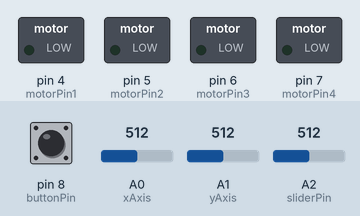
The sketch below on a simulated Arduino Uno, built with avr-gcc and run on an emulated ATmega328P. Shown: switched loads named in the sketch (green lamp = pin HIGH). Dashed ring = blinking. The test bench sets the inputs (shaded band); at power-on: pin 8 (buttonPin) HIGH, A0 (xAxis) = 512, A1 (yAxis) = 512, A2 (sliderPin) = 512. What the sketch prints to the serial monitor is not drawn.

Above: at 1.2 s.
1.3 s: pin 8 (buttonPin) pulled LOW for 0.15 s
At 1.8 s:
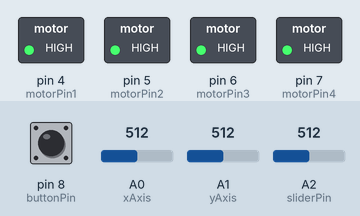
3.4 s: A0 (xAxis) set to 601
4.9 s: A0 (xAxis) set to 630
At 5.01 s:
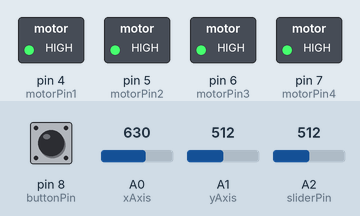
7.9 s: pin 8 (buttonPin) pulled LOW for 1 s
10.9 s: pin 8 (buttonPin) pulled LOW for 0.15 s
At 13.3 s:
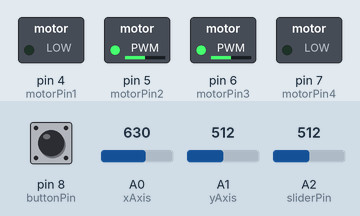
14.0 s: pin 8 (buttonPin) pulled LOW for 3.2 s
At 15.0 s:
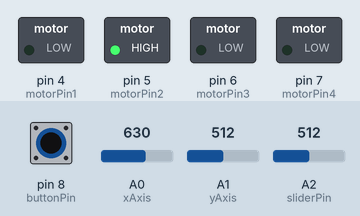
Timing chart, 0 to 17.0 s (numbered marks = the images above; inputs shaded):
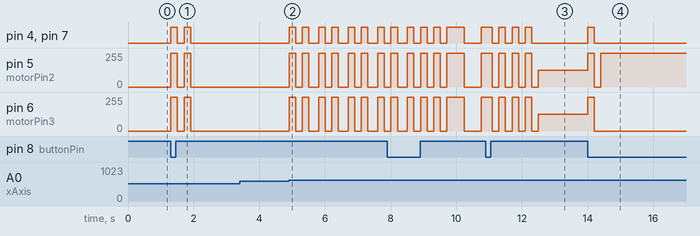

The sketch:

merged_modes.ino
```cpp
// Pins for vibration motors
int motorPin1 = 4; // North motor
int motorPin2 = 5; // East motor
int motorPin3 = 6; // South motor
int motorPin4 = 7; // West motor

// Pins for input devices
int xAxis = A0;     // Joystick X-axis
int yAxis = A1;     // Joystick Y-axis
int sliderPin = A2; // Slider connected to analog pin A2
int buttonPin = 8;  // Button for switching gamemodes

// Variables for gamemode switching
int gamemode = 0;   // Current gamemode (0 to 3)
int lastButtonState = LOW; // Previous button state
unsigned long lastDebounceTime = 0; // For debouncing
unsigned long debounceDelay = 50;   // Debounce delay
unsigned long lastToggleTime = 0; // For non-blocking delay in frequencyControl
bool motorState = false;          // Track motor ON/OFF state in frequencyControl
int toggleDelay = 1000;           // Default toggle delay

void setup() {
  // Set motor pins as outputs
  pinMode(motorPin1, OUTPUT);
  pinMode(motorPin2, OUTPUT);
  pinMode(motorPin3, OUTPUT);
  pinMode(motorPin4, OUTPUT);

  // Set button pin as input with pull-up resistor
  pinMode(buttonPin, INPUT_PULLUP);

  // Start serial communication for debugging
  Serial.begin(9600);
}

void loop() {
  // Handle button press for gamemode switching
  int buttonState = digitalRead(buttonPin);

  if (buttonState == LOW && lastButtonState == HIGH && (millis() - lastDebounceTime > debounceDelay)) {
    lastDebounceTime = millis();
    gamemode = (gamemode + 1) % 4; // Cycle through gamemodes (0 to 3)
    indicateGamemode(gamemode);
  }

  lastButtonState = buttonState;

  // Execute behavior based on current gamemode
  switch (gamemode) {
    case 0:
      directionalFeedback();
      break;
    case 1:
      relativeFeedback();
      break;
    case 2:
      frequencyFeedback();
      break;
    case 3:
      intensityFeedback();
      break;
  }
}

// Function to indicate the current gamemode through vibration bursts
void indicateGamemode(int mode) {
  for (int i = 0; i <= mode; i++) {
    setMotors(HIGH);
    delay(200); // Short burst
    setMotors(LOW);
    delay(200); // Pause
    Serial.write("Gamemode switched to:");
    Serial.write(gamemode);
  }
}

// Gamemode 0: Vibration Motor Control with Joystick
void directionalFeedback() {
  int xValue = analogRead(xAxis);
  int yValue = analogRead(yAxis);
  int xVal = xValue - 512; // Center joystick value around 0
  int yVal = yValue - 512;

  int threshold = 100;

  digitalWrite(motorPin1, yVal > threshold ? HIGH : LOW); // North
  digitalWrite(motorPin3, yVal < -threshold ? HIGH : LOW); // South
  digitalWrite(motorPin2, xVal > threshold ? HIGH : LOW); // East
  digitalWrite(motorPin4, xVal < -threshold ? HIGH : LOW); // West

  delay(50); // Small delay for stability
}

// Gamemode 1: Vibration Motor Control with Relative Feedback
void relativeFeedback() {
  int xValue = analogRead(xAxis);
  int xVal = xValue - 512; // Center joystick value around 0
  int threshold = 100;

  if (xVal > threshold) {
    givePositiveFeedback();
  } else if (xVal < -threshold) {
    giveNegativeFeedback();
  }

  delay(100); // Small delay for stability
}

void givePositiveFeedback() {
  for (int i = 0; i < 2; i++) {
    setMotors(HIGH);
    delay(200);
    setMotors(LOW);
    delay(200);
  }
}

void giveNegativeFeedback() {
  for (int i = 0; i < 2; i++) {
    setMotors(HIGH);
    delay(500);
    setMotors(LOW);
    delay(500);
  }
}

// Gamemode 2: Vibration Motor Frequency Control with Slider
void frequencyFeedback() {
  int sliderValue = analogRead(sliderPin);
  int toggleDelay = map(sliderValue, 0, 1023, 2000, 100);

  if (millis() - lastToggleTime >= (toggleDelay / 2)) {
    lastToggleTime = millis();
    motorState = !motorState; // Toggle motor state
    setMotors(motorState ? HIGH : LOW);
  }
}

// Gamemode 3: Vibration Motor Control with Slider and Proximity Feedback
void intensityFeedback() {
  int sliderValue = analogRead(sliderPin);
  int vibrationIntensity = map(sliderValue, 0, 1023, 0, 255);

  analogWrite(motorPin1, vibrationIntensity);
  analogWrite(motorPin2, vibrationIntensity);
  analogWrite(motorPin3, vibrationIntensity);
  analogWrite(motorPin4, vibrationIntensity);

  delay(50); // Small delay for stability
}

// Helper function to set all motors
void setMotors(int state) {
  digitalWrite(motorPin1, state);
  digitalWrite(motorPin2, state);
  digitalWrite(motorPin3, state);
  digitalWrite(motorPin4, state);
}
```

Measured:
- the behaviour switches between 612 and 613 on A0 (xAxis) (found by bisection; images 1 and 2)
- after the input at 1.3 s, pin 4 (motorPin1), pin 7 (motorPin4): alternates HIGH for 0.20 s and LOW for 0.20 s, 4 changes in all, then stays LOW, starting at once; pin 5 (motorPin2), pin 6 (motorPin3): alternates 255/255 for 0.20 s and 0/255 for 0.20 s, 4 changes in all, then stays 0/255, starting at once
- after the input at 3.4 s, every drawn part: stays the same
- after the input at 4.9 s, pin 4 (motorPin1), pin 7 (motorPin4): LOW → HIGH at once, then repeats every 0.90 s: LOW 0.20 s, HIGH 0.20 s, LOW 0.30 s, HIGH 0.20 s; pin 5 (motorPin2), pin 6 (motorPin3): 0/255 → 255/255 at once, then repeats every 0.90 s: 0/255 0.20 s, 255/255 0.20 s, 0/255 0.30 s, 255/255 0.20 s
- after the input at 10.9 s, pin 4 (motorPin1), pin 7 (motorPin4): alternates HIGH for 0.20 s and LOW for 0.20 s, 7 changes in all, then stays LOW, starting after 0.20 s
- after the input at 14.0 s, pin 4 (motorPin1), pin 7 (motorPin4): LOW → HIGH at once, → LOW 0.20 s later; pin 5 (motorPin2): 127/255 → 255/255 at once, → 0/255 0.20 s later, → 255/255 0.20 s later; pin 6 (motorPin3): 127/255 → 255/255 at once, → 0/255 0.20 s later
